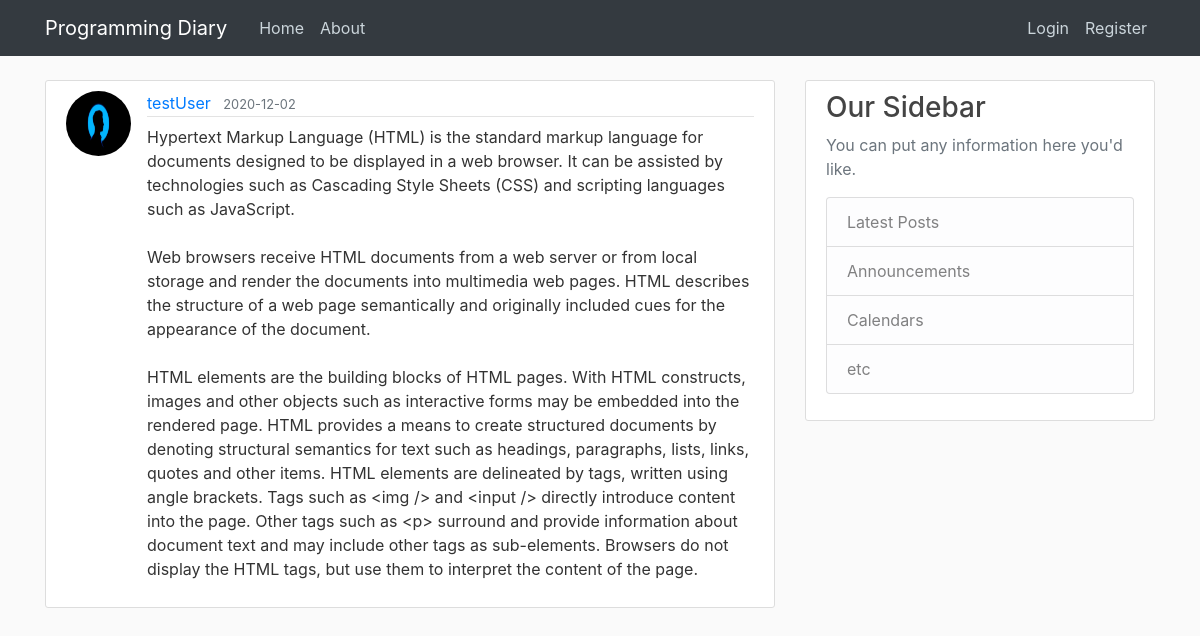
Page /post/6/ on the committed database.
### blog/models.py (models this page shows, shortened)
class User(db.Model, UserMixin):
    id = db.Column(db.Integer, primary_key=True)
    username = db.Column(db.String(20), unique=True, nullable=False)
    email = db.Column(db.String(120), unique=True, nullable=False)
    image_file = db.Column(db.String(20), nullable=False, default='default.jpg')
    password = db.Column(db.String(60), nullable=False)
    posts = db.relationship('Post', backref='author', lazy=True) # clarify relationship between tables

class Post(db.Model):
    id = db.Column(db.Integer, primary_key=True)
    title = db.Column(db.String(100), nullable=False)
    date_posted = db.Column(db.DateTime, nullable=False, default=datetime.utcnow)
    content = db.Column(db.Text, nullable=False)
    user_id = db.Column(db.Integer, db.ForeignKey('user.id'), nullable=False)

### blog/posts/routes.py (the view)
@posts.route("/post/<int:post_id>/")
def post(post_id):
    post = Post.query.get_or_404(post_id)
    return render_template('post.html', title=post.title, post=post)

### blog/templates/post.html (shortened to what this page needs)
{% extends "layout.html" %}
{% block content %}
    <article class="media content-section">
        <img class="rounded-circle article-img" src="{{ url_for('static', filename='profile_pics/' + post.author.image_file) }}">
        <div class="media-body">
            <div class="article-metadata">
                <a class="mr-2" href="{{ url_for('users.user_posts', username=post.author.username) }}">{{ post.author.username }}</a>
                <small class="text-muted">{{ post.date_posted.strftime('%Y-%m-%d') }}</small>
            </div>
            <p class="article-content">{{ post.content }}</p>
        </div>
    </article>
{% endblock content %}

### blog/static/main.css (style rules this page uses)
body { background: #fafafa; color: #333333; margin-top: 5rem; }
.content-section { background: #ffffff; padding: 10px 20px; border: 1px solid #dddddd; border-radius: 3px; margin-bottom: 20px; }
.article-content { white-space: pre-line; }
.article-img { height: 65px; width: 65px; margin-right: 16px; }
.article-metadata { padding-bottom: 1px; margin-bottom: 4px; border-bottom: 1px solid #e3e3e3 }

### rows in the picture
User: image_file (placeholder picture), author.username "testUser"
Post: date_posted "2020-12-02", content "Hypertext Markup Language (HTML) is the standard markup language for documents designed to be displayed in a web browser. It can be assisted by technologies such as Cascading Style Sheets (CSS) and scripting languages such as JavaScript. Web browsers receive HTML documents from a web server or from local storage and render the documents into multimedia web pages. HTML describes the structure of a web page semantically and originally included cues for the appearance of the document. HTML elements are the building blocks of HTML pages. With HTML constructs, images and other objects such as interactive forms may be embedded into the rendered page. HTML provides a means to create structured…"
